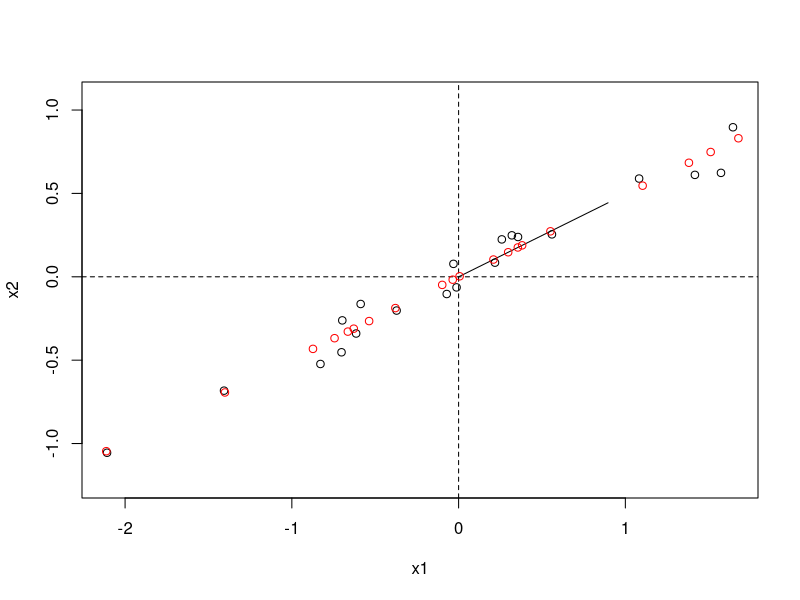

Write R code to recreate this figure. (Note: this script raises an error after producing the figure.)
## ---- chunk 1
knitr::opts_chunk$set(echo = TRUE)
## ---- chunk 2
set.seed(123)
x1=rnorm(20)
x2=0.5*x1+0.1*rnorm(20)
X=cbind(x1,x2)
X=scale(X,scale=F)
plot(X, asp=1)    ## graphe orthonormé
abline(h=0,lty=2)
abline(v=0,lty=2)
## ---- chunk 3
S=svd(X)
S$v
lines(c(0,S$v[1,1]),y=c(0,S$v[2,1])) # 1er vecteur propre
sum(S$v[,1]^2)
## ---- chunk 4
X1_hat <- (S$u[,1]*S$d[1])%*%t(S$v[,1,drop=FALSE])
X1_hat
points(X1_hat,col="red")
## ---- chunk 5
-sqrt(2.112816129^2+1.045944052^2)
pca=PCA(X,scale=F,gr=F)
pca$ind$coord
## ---- chunk 6
lines(c(0,S$v[1,2]),y=c(0,S$v[2,2]),col="blue")
## ---- chunk 7
valP=S$d
points(S$u%*%diag(valP)%*%t(S$v),col="blue")
## ---- chunk 8
valP <- c(2,0.32)
points(S$u%*%diag(valP)%*%t(S$v),col="green")
## ---- chunk 9
valP <- c(1,2)
points(S$u%*%diag(valP)%*%t(S$v),col="red")
